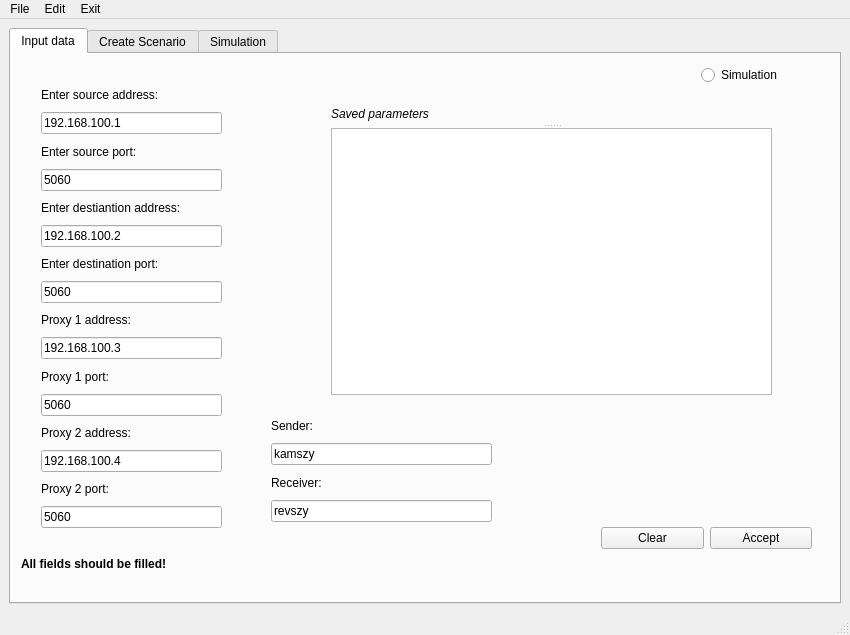
<?xml version="1.0" encoding="UTF-8"?>
<ui version="4.0">
 <class>MainWindow</class>
 <widget class="QMainWindow" name="MainWindow">
  <property name="geometry">
   <rect>
    <x>0</x>
    <y>0</y>
    <width>850</width>
    <height>635</height>
   </rect>
  </property>
  <property name="windowTitle">
   <string>MainWindow</string>
  </property>
  <property name="statusTip">
   <string>Ready</string>
  </property>
  <widget class="QWidget" name="centralwidget">
   <layout class="QGridLayout" name="gridLayout">
    <item row="0" column="0">
     <widget class="QTabWidget" name="tabWidget">
      <property name="font">
       <font>
        <weight>50</weight>
        <bold>false</bold>
       </font>
      </property>
      <property name="currentIndex">
       <number>0</number>
      </property>
      <property name="movable">
       <bool>false</bool>
      </property>
      <widget class="QWidget" name="Inputdata">
       <attribute name="title">
        <string>Input data</string>
       </attribute>
       <widget class="QRadioButton" name="simulateRadioButton">
        <property name="enabled">
         <bool>true</bool>
        </property>
        <property name="geometry">
         <rect>
          <x>690</x>
          <y>10</y>
          <width>116</width>
          <height>22</height>
         </rect>
        </property>
        <property name="statusTip">
         <string/>
        </property>
        <property name="text">
         <string>Simulation</string>
        </property>
        <property name="checkable">
         <bool>true</bool>
        </property>
        <property name="checked">
         <bool>false</bool>
        </property>
       </widget>
       <widget class="QWidget" name="layoutWidget">
        <property name="geometry">
         <rect>
          <x>30</x>
          <y>30</y>
          <width>181</width>
          <height>444</height>
         </rect>
        </property>
        <layout class="QVBoxLayout" name="verticalLayout">
         <item>
          <widget class="QLabel" name="label">
           <property name="text">
            <string>Enter source address:</string>
           </property>
          </widget>
         </item>
         <item>
          <widget class="QLineEdit" name="sourceAddressField">
           <property name="enabled">
            <bool>true</bool>
           </property>
           <property name="statusTip">
            <string/>
           </property>
           <property name="inputMethodHints">
            <set>Qt::ImhPreferNumbers</set>
           </property>
           <property name="text">
            <string>192.168.100.1</string>
           </property>
           <property name="frame">
            <bool>true</bool>
           </property>
           <property name="placeholderText">
            <string>e. g.192.168.100.1</string>
           </property>
          </widget>
         </item>
         <item>
          <widget class="QLabel" name="label_2">
           <property name="text">
            <string>Enter source port:</string>
           </property>
          </widget>
         </item>
         <item>
          <widget class="QLineEdit" name="sourcePortField">
           <property name="statusTip">
            <string/>
           </property>
           <property name="inputMethodHints">
            <set>Qt::ImhPreferNumbers</set>
           </property>
           <property name="inputMask">
            <string/>
           </property>
           <property name="text">
            <string>5060</string>
           </property>
           <property name="placeholderText">
            <string>e.g. 5060</string>
           </property>
          </widget>
         </item>
         <item>
          <widget class="QLabel" name="label_3">
           <property name="text">
            <string>Enter destiantion address:</string>
           </property>
          </widget>
         </item>
         <item>
          <widget class="QLineEdit" name="destAddresField">
           <property name="statusTip">
            <string/>
           </property>
           <property name="inputMethodHints">
            <set>Qt::ImhPreferNumbers</set>
           </property>
           <property name="inputMask">
            <string/>
           </property>
           <property name="text">
            <string>192.168.100.2</string>
           </property>
           <property name="placeholderText">
            <string>e. g.192.168.100.2</string>
           </property>
          </widget>
         </item>
         <item>
          <widget class="QLabel" name="label_4">
           <property name="text">
            <string>Enter destination port:</string>
           </property>
          </widget>
         </item>
         <item>
          <widget class="QLineEdit" name="destPortField">
           <property name="statusTip">
            <string/>
           </property>
           <property name="inputMethodHints">
            <set>Qt::ImhPreferNumbers</set>
           </property>
           <property name="inputMask">
            <string/>
           </property>
           <property name="text">
            <string>5060</string>
           </property>
           <property name="placeholderText">
            <string>e.g. 5060</string>
           </property>
          </widget>
         </item>
         <item>
          <widget class="QLabel" name="label_6">
           <property name="text">
            <string>Proxy 1 address:</string>
           </property>
          </widget>
         </item>
         <item>
          <widget class="QLineEdit" name="proxyOneAddresField">
           <property name="statusTip">
            <string/>
           </property>
           <property name="inputMethodHints">
            <set>Qt::ImhPreferNumbers</set>
           </property>
           <property name="inputMask">
            <string/>
           </property>
           <property name="text">
            <string>192.168.100.3</string>
           </property>
           <property name="placeholderText">
            <string>e. g.192.168.100.3</string>
           </property>
          </widget>
         </item>
         <item>
          <widget class="QLabel" name="label_7">
           <property name="text">
            <string>Proxy 1 port:</string>
           </property>
          </widget>
         </item>
         <item>
          <widget class="QLineEdit" name="proxyOnePortField">
           <property name="statusTip">
            <string/>
           </property>
           <property name="inputMethodHints">
            <set>Qt::ImhPreferNumbers</set>
           </property>
           <property name="inputMask">
            <string/>
           </property>
           <property name="text">
            <string>5060</string>
           </property>
           <property name="placeholderText">
            <string>e.g. 5060</string>
           </property>
          </widget>
         </item>
         <item>
          <widget class="QLabel" name="label_8">
           <property name="text">
            <string>Proxy 2 address:</string>
           </property>
          </widget>
         </item>
         <item>
          <widget class="QLineEdit" name="proxyTwoAddresField">
           <property name="statusTip">
            <string/>
           </property>
           <property name="inputMethodHints">
            <set>Qt::ImhPreferNumbers</set>
           </property>
           <property name="inputMask">
            <string/>
           </property>
           <property name="text">
            <string>192.168.100.4</string>
           </property>
           <property name="placeholderText">
            <string>e. g.192.168.100.4</string>
           </property>
          </widget>
         </item>
         <item>
          <widget class="QLabel" name="label_9">
           <property name="text">
            <string>Proxy 2 port:</string>
           </property>
          </widget>
         </item>
         <item>
          <widget class="QLineEdit" name="proxyTwoPortField">
           <property name="statusTip">
            <string/>
           </property>
           <property name="inputMethodHints">
            <set>Qt::ImhPreferNumbers</set>
           </property>
           <property name="inputMask">
            <string/>
           </property>
           <property name="text">
            <string>5060</string>
           </property>
           <property name="placeholderText">
            <string>e.g. 5060</string>
           </property>
          </widget>
         </item>
        </layout>
       </widget>
       <widget class="QWidget" name="layoutWidget">
        <property name="geometry">
         <rect>
          <x>590</x>
          <y>470</y>
          <width>211</width>
          <height>29</height>
         </rect>
        </property>
        <layout class="QHBoxLayout" name="horizontalLayout">
         <item>
          <widget class="QPushButton" name="clearButton">
           <property name="text">
            <string>Clear</string>
           </property>
          </widget>
         </item>
         <item>
          <widget class="QPushButton" name="acceptButton">
           <property name="text">
            <string>Accept</string>
           </property>
          </widget>
         </item>
        </layout>
       </widget>
       <widget class="QSplitter" name="splitter">
        <property name="geometry">
         <rect>
          <x>320</x>
          <y>50</y>
          <width>441</width>
          <height>291</height>
         </rect>
        </property>
        <property name="orientation">
         <enum>Qt::Vertical</enum>
        </property>
        <widget class="QLabel" name="label_5">
         <property name="font">
          <font>
           <italic>true</italic>
          </font>
         </property>
         <property name="text">
          <string>Saved parameters</string>
         </property>
        </widget>
        <widget class="QTextEdit" name="sipTemplate">
         <property name="font">
          <font>
           <family>Courier New</family>
           <pointsize>10</pointsize>
          </font>
         </property>
         <property name="readOnly">
          <bool>true</bool>
         </property>
        </widget>
       </widget>
       <widget class="QWidget" name="layoutWidget">
        <property name="geometry">
         <rect>
          <x>260</x>
          <y>360</y>
          <width>221</width>
          <height>108</height>
         </rect>
        </property>
        <layout class="QGridLayout" name="gridLayout_2">
         <item row="0" column="0">
          <widget class="QLabel" name="label_16">
           <property name="text">
            <string>Sender:</string>
           </property>
          </widget>
         </item>
         <item row="1" column="0">
          <widget class="QLineEdit" name="senderField">
           <property name="statusTip">
            <string/>
           </property>
           <property name="inputMask">
            <string/>
           </property>
           <property name="text">
            <string>kamszy</string>
           </property>
           <property name="placeholderText">
            <string>Enter sender name</string>
           </property>
          </widget>
         </item>
         <item row="3" column="0">
          <widget class="QLineEdit" name="receiverField">
           <property name="statusTip">
            <string/>
           </property>
           <property name="inputMask">
            <string/>
           </property>
           <property name="text">
            <string>revszy</string>
           </property>
           <property name="placeholderText">
            <string>Enter receiver name</string>
           </property>
          </widget>
         </item>
         <item row="2" column="0">
          <widget class="QLabel" name="label_17">
           <property name="text">
            <string>Receiver:</string>
           </property>
          </widget>
         </item>
        </layout>
       </widget>
       <widget class="QLabel" name="label_18">
        <property name="geometry">
         <rect>
          <x>10</x>
          <y>500</y>
          <width>240</width>
          <height>19</height>
         </rect>
        </property>
        <property name="font">
         <font>
          <weight>75</weight>
          <bold>true</bold>
         </font>
        </property>
        <property name="text">
         <string>All fields should be filled!</string>
        </property>
       </widget>
       <zorder>layoutWidget</zorder>
       <zorder>splitter</zorder>
       <zorder>simulateRadioButton</zorder>
       <zorder>layoutWidget</zorder>
       <zorder>layoutWidget</zorder>
       <zorder>label_18</zorder>
      </widget>
      <widget class="QWidget" name="tab">
       <attribute name="title">
        <string>Create Scenario</string>
       </attribute>
       <widget class="QFrame" name="frame">
        <property name="geometry">
         <rect>
          <x>30</x>
          <y>310</y>
          <width>401</width>
          <height>221</height>
         </rect>
        </property>
        <property name="frameShape">
         <enum>QFrame::StyledPanel</enum>
        </property>
        <property name="frameShadow">
         <enum>QFrame::Raised</enum>
        </property>
        <widget class="QWidget" name="layoutWidget">
         <property name="geometry">
          <rect>
           <x>10</x>
           <y>10</y>
           <width>381</width>
           <height>171</height>
          </rect>
         </property>
         <layout class="QGridLayout" name="gridLayout_3">
          <item row="1" column="0">
           <widget class="QComboBox" name="sourceAddresBox"/>
          </item>
          <item row="2" column="1">
           <widget class="QLabel" name="label_13">
            <property name="text">
             <string>Destination port:</string>
            </property>
           </widget>
          </item>
          <item row="0" column="0">
           <widget class="QLabel" name="label_10">
            <property name="text">
             <string>From:</string>
            </property>
           </widget>
          </item>
          <item row="5" column="1">
           <widget class="QPushButton" name="chooseTemplateButton">
            <property name="text">
             <string>Choose template</string>
            </property>
           </widget>
          </item>
          <item row="2" column="0">
           <widget class="QLabel" name="label_11">
            <property name="text">
             <string>To:</string>
            </property>
           </widget>
          </item>
          <item row="5" column="0">
           <widget class="QLineEdit" name="templatePathField">
            <property name="enabled">
             <bool>true</bool>
            </property>
            <property name="statusTip">
             <string/>
            </property>
            <property name="inputMethodHints">
             <set>Qt::ImhNone</set>
            </property>
            <property name="inputMask">
             <string/>
            </property>
            <property name="text">
             <string/>
            </property>
            <property name="frame">
             <bool>true</bool>
            </property>
            <property name="readOnly">
             <bool>false</bool>
            </property>
            <property name="placeholderText">
             <string/>
            </property>
           </widget>
          </item>
          <item row="1" column="1">
           <widget class="QComboBox" name="sourcePortBox"/>
          </item>
          <item row="0" column="1">
           <widget class="QLabel" name="label_12">
            <property name="text">
             <string>Source port:</string>
            </property>
           </widget>
          </item>
          <item row="3" column="1">
           <widget class="QComboBox" name="destPortBox"/>
          </item>
          <item row="3" column="0">
           <widget class="QComboBox" name="destAddressBox"/>
          </item>
          <item row="4" column="0">
           <widget class="QLabel" name="label_14">
            <property name="text">
             <string>Template path:</string>
            </property>
           </widget>
          </item>
         </layout>
        </widget>
        <widget class="QLabel" name="label_15">
         <property name="geometry">
          <rect>
           <x>10</x>
           <y>190</y>
           <width>240</width>
           <height>19</height>
          </rect>
         </property>
         <property name="font">
          <font>
           <weight>75</weight>
           <bold>true</bold>
          </font>
         </property>
         <property name="text">
          <string>All fields should be filled!</string>
         </property>
        </widget>
       </widget>
       <widget class="QTextEdit" name="scenarioField">
        <property name="geometry">
         <rect>
          <x>30</x>
          <y>30</y>
          <width>771</width>
          <height>251</height>
         </rect>
        </property>
        <property name="font">
         <font>
          <family>Courier New</family>
          <pointsize>10</pointsize>
         </font>
        </property>
        <property name="readOnly">
         <bool>true</bool>
        </property>
       </widget>
       <widget class="QWidget" name="layoutWidget">
        <property name="geometry">
         <rect>
          <x>690</x>
          <y>410</y>
          <width>124</width>
          <height>121</height>
         </rect>
        </property>
        <layout class="QGridLayout" name="gridLayout_4">
         <item row="0" column="0">
          <widget class="QPushButton" name="loadScenarioButton">
           <property name="text">
            <string>Load scenario</string>
           </property>
          </widget>
         </item>
         <item row="1" column="0">
          <widget class="QPushButton" name="CreateScenarioButton">
           <property name="text">
            <string>Save scenario</string>
           </property>
          </widget>
         </item>
         <item row="2" column="0">
          <widget class="QPushButton" name="clearCreateScenarioButton">
           <property name="text">
            <string>Clear</string>
           </property>
          </widget>
         </item>
        </layout>
       </widget>
       <widget class="QLabel" name="label_19">
        <property name="geometry">
         <rect>
          <x>340</x>
          <y>280</y>
          <width>240</width>
          <height>19</height>
         </rect>
        </property>
        <property name="font">
         <font>
          <italic>true</italic>
         </font>
        </property>
        <property name="text">
         <string>Scenario stack</string>
        </property>
       </widget>
       <widget class="QWidget" name="">
        <property name="geometry">
         <rect>
          <x>450</x>
          <y>390</y>
          <width>189</width>
          <height>62</height>
         </rect>
        </property>
        <layout class="QGridLayout" name="gridLayout_7">
         <item row="0" column="0">
          <widget class="QPushButton" name="addCaseButton">
           <property name="enabled">
            <bool>false</bool>
           </property>
           <property name="text">
            <string>Add template to scenario</string>
           </property>
          </widget>
         </item>
         <item row="1" column="0">
          <widget class="QPushButton" name="removeCaseButton">
           <property name="text">
            <string>Remove last template</string>
           </property>
          </widget>
         </item>
        </layout>
       </widget>
      </widget>
      <widget class="QWidget" name="Simulation">
       <attribute name="title">
        <string>Simulation</string>
       </attribute>
       <widget class="QTextEdit" name="flowField">
        <property name="geometry">
         <rect>
          <x>10</x>
          <y>120</y>
          <width>811</width>
          <height>151</height>
         </rect>
        </property>
        <property name="font">
         <font>
          <family>Courier New</family>
          <pointsize>10</pointsize>
          <weight>50</weight>
          <bold>false</bold>
         </font>
        </property>
        <property name="readOnly">
         <bool>true</bool>
        </property>
       </widget>
       <widget class="QSplitter" name="splitter_2">
        <property name="geometry">
         <rect>
          <x>20</x>
          <y>280</y>
          <width>381</width>
          <height>241</height>
         </rect>
        </property>
        <property name="orientation">
         <enum>Qt::Vertical</enum>
        </property>
        <widget class="QLabel" name="labelCurrentMessage">
         <property name="font">
          <font>
           <italic>true</italic>
          </font>
         </property>
         <property name="text">
          <string>Current message</string>
         </property>
        </widget>
        <widget class="QTextEdit" name="currentMessageField">
         <property name="font">
          <font>
           <family>Courier New</family>
           <pointsize>9</pointsize>
          </font>
         </property>
         <property name="readOnly">
          <bool>true</bool>
         </property>
        </widget>
       </widget>
       <widget class="QWidget" name="layoutWidget">
        <property name="geometry">
         <rect>
          <x>680</x>
          <y>380</y>
          <width>131</width>
          <height>151</height>
         </rect>
        </property>
        <layout class="QGridLayout" name="gridLayout_5">
         <item row="0" column="0">
          <widget class="QPushButton" name="previousButton">
           <property name="text">
            <string>Previous</string>
           </property>
          </widget>
         </item>
         <item row="1" column="0">
          <widget class="QPushButton" name="nextButton">
           <property name="text">
            <string>Next</string>
           </property>
          </widget>
         </item>
         <item row="2" column="0">
          <widget class="QPushButton" name="simulateButton">
           <property name="text">
            <string>Simulate</string>
           </property>
          </widget>
         </item>
         <item row="3" column="0">
          <widget class="QPushButton" name="clearSimulationButton">
           <property name="text">
            <string>Clear</string>
           </property>
          </widget>
         </item>
        </layout>
       </widget>
       <widget class="QWidget" name="layoutWidget">
        <property name="geometry">
         <rect>
          <x>0</x>
          <y>10</y>
          <width>821</width>
          <height>105</height>
         </rect>
        </property>
        <layout class="QGridLayout" name="gridLayout_6">
         <item row="0" column="3">
          <spacer name="horizontalSpacer_2">
           <property name="orientation">
            <enum>Qt::Horizontal</enum>
           </property>
           <property name="sizeHint" stdset="0">
            <size>
             <width>40</width>
             <height>20</height>
            </size>
           </property>
          </spacer>
         </item>
         <item row="0" column="6">
          <widget class="QLineEdit" name="destHW">
           <property name="enabled">
            <bool>true</bool>
           </property>
           <property name="font">
            <font>
             <pointsize>9</pointsize>
             <weight>75</weight>
             <bold>true</bold>
            </font>
           </property>
           <property name="statusTip">
            <string/>
           </property>
           <property name="inputMethodHints">
            <set>Qt::ImhNone</set>
           </property>
           <property name="inputMask">
            <string/>
           </property>
           <property name="text">
            <string/>
           </property>
           <property name="frame">
            <bool>true</bool>
           </property>
           <property name="readOnly">
            <bool>false</bool>
           </property>
           <property name="placeholderText">
            <string/>
           </property>
          </widget>
         </item>
         <item row="0" column="0">
          <widget class="QLineEdit" name="sourceHW">
           <property name="enabled">
            <bool>true</bool>
           </property>
           <property name="font">
            <font>
             <pointsize>9</pointsize>
             <weight>75</weight>
             <bold>true</bold>
            </font>
           </property>
           <property name="statusTip">
            <string/>
           </property>
           <property name="inputMethodHints">
            <set>Qt::ImhNone</set>
           </property>
           <property name="inputMask">
            <string/>
           </property>
           <property name="text">
            <string/>
           </property>
           <property name="frame">
            <bool>true</bool>
           </property>
           <property name="readOnly">
            <bool>false</bool>
           </property>
           <property name="placeholderText">
            <string/>
           </property>
          </widget>
         </item>
         <item row="0" column="1">
          <spacer name="horizontalSpacer">
           <property name="orientation">
            <enum>Qt::Horizontal</enum>
           </property>
           <property name="sizeHint" stdset="0">
            <size>
             <width>40</width>
             <height>20</height>
            </size>
           </property>
          </spacer>
         </item>
         <item row="0" column="2">
          <widget class="QLineEdit" name="proxyOneHW">
           <property name="enabled">
            <bool>true</bool>
           </property>
           <property name="font">
            <font>
             <pointsize>9</pointsize>
             <weight>75</weight>
             <bold>true</bold>
            </font>
           </property>
           <property name="statusTip">
            <string/>
           </property>
           <property name="inputMethodHints">
            <set>Qt::ImhNone</set>
           </property>
           <property name="inputMask">
            <string/>
           </property>
           <property name="text">
            <string/>
           </property>
           <property name="frame">
            <bool>true</bool>
           </property>
           <property name="readOnly">
            <bool>false</bool>
           </property>
           <property name="placeholderText">
            <string/>
           </property>
          </widget>
         </item>
         <item row="0" column="4">
          <widget class="QLineEdit" name="proxyTwoHW">
           <property name="enabled">
            <bool>true</bool>
           </property>
           <property name="font">
            <font>
             <pointsize>9</pointsize>
             <weight>75</weight>
             <bold>true</bold>
            </font>
           </property>
           <property name="statusTip">
            <string/>
           </property>
           <property name="inputMethodHints">
            <set>Qt::ImhNone</set>
           </property>
           <property name="inputMask">
            <string/>
           </property>
           <property name="text">
            <string/>
           </property>
           <property name="frame">
            <bool>true</bool>
           </property>
           <property name="readOnly">
            <bool>false</bool>
           </property>
           <property name="placeholderText">
            <string/>
           </property>
          </widget>
         </item>
         <item row="0" column="5">
          <spacer name="horizontalSpacer_3">
           <property name="orientation">
            <enum>Qt::Horizontal</enum>
           </property>
           <property name="sizeHint" stdset="0">
            <size>
             <width>40</width>
             <height>20</height>
            </size>
           </property>
          </spacer>
         </item>
         <item row="1" column="0" colspan="7">
          <layout class="QHBoxLayout" name="horizontalLayout_3">
           <item>
            <widget class="QLabel" name="phone">
             <property name="text">
              <string/>
             </property>
             <property name="pixmap">
              <pixmap>img/phone.jpg</pixmap>
             </property>
             <property name="scaledContents">
              <bool>true</bool>
             </property>
            </widget>
           </item>
           <item>
            <widget class="Line" name="line_2">
             <property name="sizePolicy">
              <sizepolicy hsizetype="Expanding" vsizetype="Fixed">
               <horstretch>0</horstretch>
               <verstretch>0</verstretch>
              </sizepolicy>
             </property>
             <property name="orientation">
              <enum>Qt::Horizontal</enum>
             </property>
            </widget>
           </item>
           <item>
            <widget class="QLabel" name="server">
             <property name="text">
              <string/>
             </property>
             <property name="pixmap">
              <pixmap>img/sip proxy server.jpg</pixmap>
             </property>
             <property name="scaledContents">
              <bool>true</bool>
             </property>
            </widget>
           </item>
           <item>
            <widget class="Line" name="line">
             <property name="sizePolicy">
              <sizepolicy hsizetype="Expanding" vsizetype="Fixed">
               <horstretch>0</horstretch>
               <verstretch>0</verstretch>
              </sizepolicy>
             </property>
             <property name="orientation">
              <enum>Qt::Horizontal</enum>
             </property>
            </widget>
           </item>
           <item>
            <widget class="QLabel" name="server_2">
             <property name="text">
              <string/>
             </property>
             <property name="pixmap">
              <pixmap>img/sip proxy server.jpg</pixmap>
             </property>
             <property name="scaledContents">
              <bool>true</bool>
             </property>
            </widget>
           </item>
           <item>
            <widget class="Line" name="line_3">
             <property name="sizePolicy">
              <sizepolicy hsizetype="Expanding" vsizetype="Fixed">
               <horstretch>0</horstretch>
               <verstretch>0</verstretch>
              </sizepolicy>
             </property>
             <property name="orientation">
              <enum>Qt::Horizontal</enum>
             </property>
            </widget>
           </item>
           <item>
            <widget class="QLabel" name="phone_2">
             <property name="text">
              <string/>
             </property>
             <property name="pixmap">
              <pixmap>img/phone.jpg</pixmap>
             </property>
             <property name="scaledContents">
              <bool>true</bool>
             </property>
            </widget>
           </item>
          </layout>
         </item>
        </layout>
       </widget>
       <widget class="QLabel" name="flowLabel">
        <property name="geometry">
         <rect>
          <x>348</x>
          <y>280</y>
          <width>112</width>
          <height>17</height>
         </rect>
        </property>
        <property name="font">
         <font>
          <italic>true</italic>
         </font>
        </property>
        <property name="text">
         <string>Connection flow</string>
        </property>
       </widget>
       <zorder>layoutWidget</zorder>
       <zorder>flowField</zorder>
       <zorder>splitter_2</zorder>
       <zorder>layoutWidget</zorder>
       <zorder>flowLabel</zorder>
      </widget>
     </widget>
    </item>
   </layout>
  </widget>
  <widget class="QMenuBar" name="menubar">
   <property name="geometry">
    <rect>
     <x>0</x>
     <y>0</y>
     <width>850</width>
     <height>25</height>
    </rect>
   </property>
   <widget class="QMenu" name="menuFile">
    <property name="title">
     <string>File</string>
    </property>
    <addaction name="actionAdd_scenario"/>
   </widget>
   <widget class="QMenu" name="menuEdit">
    <property name="title">
     <string>Edit</string>
    </property>
   </widget>
   <widget class="QMenu" name="menuExit">
    <property name="title">
     <string>Exit</string>
    </property>
   </widget>
   <addaction name="menuFile"/>
   <addaction name="menuEdit"/>
   <addaction name="menuExit"/>
  </widget>
  <widget class="QStatusBar" name="statusbar"/>
  <action name="actionAdd_template">
   <property name="text">
    <string>Add template</string>
   </property>
  </action>
  <action name="actionAdd_scenario">
   <property name="text">
    <string>Load scenario</string>
   </property>
  </action>
 </widget>
 <resources/>
 <connections>
  <connection>
   <sender>clearButton</sender>
   <signal>clicked()</signal>
   <receiver>sourceAddressField</receiver>
   <slot>clear()</slot>
   <hints>
    <hint type="sourcelabel">
     <x>675</x>
     <y>562</y>
    </hint>
    <hint type="destinationlabel">
     <x>211</x>
     <y>138</y>
    </hint>
   </hints>
  </connection>
  <connection>
   <sender>clearButton</sender>
   <signal>clicked()</signal>
   <receiver>sourcePortField</receiver>
   <slot>clear()</slot>
   <hints>
    <hint type="sourcelabel">
     <x>646</x>
     <y>562</y>
    </hint>
    <hint type="destinationlabel">
     <x>215</x>
     <y>191</y>
    </hint>
   </hints>
  </connection>
  <connection>
   <sender>clearButton</sender>
   <signal>clicked()</signal>
   <receiver>destAddresField</receiver>
   <slot>clear()</slot>
   <hints>
    <hint type="sourcelabel">
     <x>649</x>
     <y>562</y>
    </hint>
    <hint type="destinationlabel">
     <x>216</x>
     <y>244</y>
    </hint>
   </hints>
  </connection>
  <connection>
   <sender>clearButton</sender>
   <signal>clicked()</signal>
   <receiver>destPortField</receiver>
   <slot>clear()</slot>
   <hints>
    <hint type="sourcelabel">
     <x>625</x>
     <y>562</y>
    </hint>
    <hint type="destinationlabel">
     <x>204</x>
     <y>303</y>
    </hint>
   </hints>
  </connection>
  <connection>
   <sender>clearButton</sender>
   <signal>clicked()</signal>
   <receiver>sipTemplate</receiver>
   <slot>clear()</slot>
   <hints>
    <hint type="sourcelabel">
     <x>605</x>
     <y>562</y>
    </hint>
    <hint type="destinationlabel">
     <x>449</x>
     <y>391</y>
    </hint>
   </hints>
  </connection>
  <connection>
   <sender>clearSimulationButton</sender>
   <signal>clicked()</signal>
   <receiver>currentMessageField</receiver>
   <slot>clear()</slot>
   <hints>
    <hint type="sourcelabel">
     <x>721</x>
     <y>581</y>
    </hint>
    <hint type="destinationlabel">
     <x>217</x>
     <y>413</y>
    </hint>
   </hints>
  </connection>
  <connection>
   <sender>clearSimulationButton</sender>
   <signal>clicked()</signal>
   <receiver>flowField</receiver>
   <slot>clear()</slot>
   <hints>
    <hint type="sourcelabel">
     <x>721</x>
     <y>581</y>
    </hint>
    <hint type="destinationlabel">
     <x>460</x>
     <y>315</y>
    </hint>
   </hints>
  </connection>
  <connection>
   <sender>clearButton</sender>
   <signal>clicked()</signal>
   <receiver>proxyOneAddresField</receiver>
   <slot>clear()</slot>
   <hints>
    <hint type="sourcelabel">
     <x>692</x>
     <y>549</y>
    </hint>
    <hint type="destinationlabel">
     <x>209</x>
     <y>354</y>
    </hint>
   </hints>
  </connection>
  <connection>
   <sender>clearButton</sender>
   <signal>clicked()</signal>
   <receiver>proxyOnePortField</receiver>
   <slot>clear()</slot>
   <hints>
    <hint type="sourcelabel">
     <x>611</x>
     <y>546</y>
    </hint>
    <hint type="destinationlabel">
     <x>214</x>
     <y>415</y>
    </hint>
   </hints>
  </connection>
  <connection>
   <sender>clearButton</sender>
   <signal>clicked()</signal>
   <receiver>proxyTwoAddresField</receiver>
   <slot>clear()</slot>
   <hints>
    <hint type="sourcelabel">
     <x>616</x>
     <y>541</y>
    </hint>
    <hint type="destinationlabel">
     <x>205</x>
     <y>467</y>
    </hint>
   </hints>
  </connection>
  <connection>
   <sender>clearButton</sender>
   <signal>clicked()</signal>
   <receiver>proxyTwoPortField</receiver>
   <slot>clear()</slot>
   <hints>
    <hint type="sourcelabel">
     <x>607</x>
     <y>550</y>
    </hint>
    <hint type="destinationlabel">
     <x>203</x>
     <y>522</y>
    </hint>
   </hints>
  </connection>
  <connection>
   <sender>clearButton</sender>
   <signal>clicked()</signal>
   <receiver>senderField</receiver>
   <slot>clear()</slot>
   <hints>
    <hint type="sourcelabel">
     <x>627</x>
     <y>545</y>
    </hint>
    <hint type="destinationlabel">
     <x>478</x>
     <y>488</y>
    </hint>
   </hints>
  </connection>
  <connection>
   <sender>clearButton</sender>
   <signal>clicked()</signal>
   <receiver>receiverField</receiver>
   <slot>clear()</slot>
   <hints>
    <hint type="sourcelabel">
     <x>631</x>
     <y>552</y>
    </hint>
    <hint type="destinationlabel">
     <x>473</x>
     <y>520</y>
    </hint>
   </hints>
  </connection>
  <connection>
   <sender>clearSimulationButton</sender>
   <signal>clicked()</signal>
   <receiver>sourceHW</receiver>
   <slot>clear()</slot>
   <hints>
    <hint type="sourcelabel">
     <x>750</x>
     <y>573</y>
    </hint>
    <hint type="destinationlabel">
     <x>126</x>
     <y>88</y>
    </hint>
   </hints>
  </connection>
  <connection>
   <sender>clearSimulationButton</sender>
   <signal>clicked()</signal>
   <receiver>proxyOneHW</receiver>
   <slot>clear()</slot>
   <hints>
    <hint type="sourcelabel">
     <x>770</x>
     <y>571</y>
    </hint>
    <hint type="destinationlabel">
     <x>358</x>
     <y>94</y>
    </hint>
   </hints>
  </connection>
  <connection>
   <sender>clearSimulationButton</sender>
   <signal>clicked()</signal>
   <receiver>proxyTwoHW</receiver>
   <slot>clear()</slot>
   <hints>
    <hint type="sourcelabel">
     <x>731</x>
     <y>563</y>
    </hint>
    <hint type="destinationlabel">
     <x>582</x>
     <y>88</y>
    </hint>
   </hints>
  </connection>
  <connection>
   <sender>clearSimulationButton</sender>
   <signal>clicked()</signal>
   <receiver>destHW</receiver>
   <slot>clear()</slot>
   <hints>
    <hint type="sourcelabel">
     <x>721</x>
     <y>572</y>
    </hint>
    <hint type="destinationlabel">
     <x>748</x>
     <y>88</y>
    </hint>
   </hints>
  </connection>
  <connection>
   <sender>clearCreateScenarioButton</sender>
   <signal>clicked()</signal>
   <receiver>templatePathField</receiver>
   <slot>clear()</slot>
   <hints>
    <hint type="sourcelabel">
     <x>713</x>
     <y>580</y>
    </hint>
    <hint type="destinationlabel">
     <x>283</x>
     <y>542</y>
    </hint>
   </hints>
  </connection>
  <connection>
   <sender>clearCreateScenarioButton</sender>
   <signal>clicked()</signal>
   <receiver>scenarioField</receiver>
   <slot>clear()</slot>
   <hints>
    <hint type="sourcelabel">
     <x>736</x>
     <y>570</y>
    </hint>
    <hint type="destinationlabel">
     <x>517</x>
     <y>231</y>
    </hint>
   </hints>
  </connection>
 </connections>
</ui>
